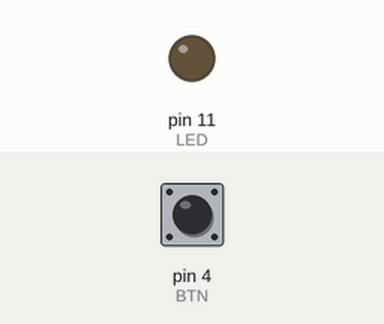
A sketch run on a simulated Arduino Uno, built with avr-gcc and run on an emulated ATmega328P. On the bench: output pins drawn as LEDs (lit = HIGH). The inputs (shaded band) are chosen by the test bench; at power-on: pin 4 (BTN) HIGH.

Above: at 1.2 s.
1.3 s: pin 4 (BTN) pulled LOW for 0.15 s
At 1.38 s:
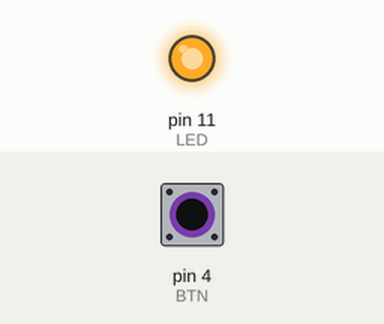
2.9 s: pin 4 (BTN) pulled LOW for 3.2 s
At 7.1 s:
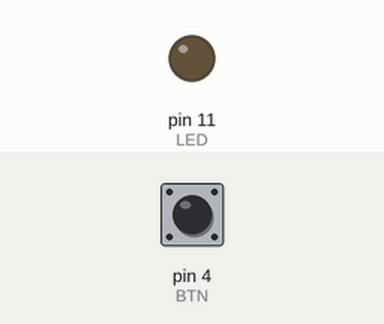
Timing chart, 0 to 8.6 s (numbered marks = the images above; inputs shaded):
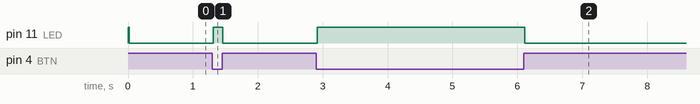

The sketch:

exercise_9_btn_interrupts.ino
```cpp
/*
  HES Workshop Series by HackerSchool - Arduino
  Exercise 9 - Button with Timer2 Interupt
  When the button is pressed, the LED will be turned ON
  Same behaviour as exercise 8, only implemented with Timer2 Overflow Interrupt
*/

#define BTN 4
#define LED 11

// Volatile is a direct instruction for the compiler
// The variable will be stored in RAM, to eliminate conflicts
volatile byte pressed = LOW;

void setup() {
  pinMode(BTN, INPUT_PULLUP);
  pinMode(LED, OUTPUT);

  // Interrupt setup
  // Timer2 Control Reg A: Wave Gen Mode normal
  TCCR2A = 0;

  // Timer2 Control Reg B: Timer Prescaler set to 1024
  TCCR2B = 1 << CS22 | 1 << CS21 | 1 << CS20;

  /*
     Timer2 is 8-bits wide, so it can count up to 255.
     (255 cycles) * (1024 prescaler) / (16MHz clock speed) = 16.32 ms
     The Timer2 Overflow Interrupt will be called roughly every 16ms
     See datasheet for more information
  */

  //Timer2 Overflow Interrupt Enable
  TIMSK2 |= 1 << TOIE2;

}

// Function to check the button
void check_button(){
  pressed = digitalRead(BTN);
}

// Code that is run when the Timer2 Overflow Interrupt is generated
SIGNAL(TIMER2_OVF_vect) {
  check_button();
}

void loop() {

  // Notice that the function that actually checks the button is not being explicitely called by loop()
  // But rather because of the Timer2 Overflow Interrupt
  if (pressed == LOW){
    digitalWrite(LED, HIGH);
  }else{
    digitalWrite(LED, LOW);
  }
}
```

Measured:
- after the input at 1.3 s, pin 11 (LED): LOW → HIGH at once, → LOW 0.15 s later
- after the input at 2.9 s, pin 11 (LED): LOW → HIGH at once, → LOW 3.2 s later
